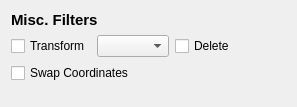
<?xml version="1.0" encoding="UTF-8"?>
<ui version="4.0">
 <class>MiscFltWidget</class>
 <widget class="QWidget" name="MiscFltWidget">
  <property name="geometry">
   <rect>
    <x>0</x>
    <y>0</y>
    <width>297</width>
    <height>107</height>
   </rect>
  </property>
  <property name="windowTitle">
   <string>Form</string>
  </property>
  <layout class="QVBoxLayout" name="verticalLayout">
   <item>
    <widget class="QLabel" name="label">
     <property name="font">
      <font>
       <pointsize>11</pointsize>
       <weight>75</weight>
       <bold>true</bold>
      </font>
     </property>
     <property name="text">
      <string>Misc. Filters</string>
     </property>
    </widget>
   </item>
   <item>
    <layout class="QHBoxLayout" name="horizontalLayout">
     <item>
      <widget class="QCheckBox" name="transformCheck">
       <property name="toolTip">
        <string>Convert routes, waypoints and tracks to different types.</string>
       </property>
       <property name="whatsThis">
        <string>This filter can be used to convert GPS data between different data types.

Some GPS data formats support only some subset of waypoints, tracks, and routes. The transform filter allows you to convert between these types. For example, it can be used to convert a pile of waypoints (such as those from a CSV file) into a track or vice versa. </string>
       </property>
       <property name="text">
        <string>Transform</string>
       </property>
      </widget>
     </item>
     <item>
      <widget class="QComboBox" name="transformCombo">
       <property name="toolTip">
        <string>Type of transformation. </string>
       </property>
      </widget>
     </item>
     <item>
      <widget class="QCheckBox" name="deleteCheck">
       <property name="toolTip">
        <string>Delete original data after transform to prevent duplicated data. </string>
       </property>
       <property name="text">
        <string>Delete</string>
       </property>
      </widget>
     </item>
     <item>
      <spacer name="horizontalSpacer">
       <property name="orientation">
        <enum>Qt::Horizontal</enum>
       </property>
       <property name="sizeHint" stdset="0">
        <size>
         <width>40</width>
         <height>20</height>
        </size>
       </property>
      </spacer>
     </item>
    </layout>
   </item>
   <item>
    <widget class="QCheckBox" name="swapCheck">
     <property name="toolTip">
      <string>Swap Longitude and Latitudes for badly formatted data formats.</string>
     </property>
     <property name="whatsThis">
      <string>Simple filter to swap the coordinate values (latitude and longitude) of all points. This can be helpful for wrong defined/coded data. Or if you think, you can use one of our xcsv formats, but latitude and longitude are in opposite order. </string>
     </property>
     <property name="text">
      <string>Swap Coordinates</string>
     </property>
    </widget>
   </item>
   <item>
    <spacer name="verticalSpacer">
     <property name="orientation">
      <enum>Qt::Vertical</enum>
     </property>
     <property name="sizeHint" stdset="0">
      <size>
       <width>20</width>
       <height>1</height>
      </size>
     </property>
    </spacer>
   </item>
  </layout>
 </widget>
 <resources/>
 <connections/>
</ui>
